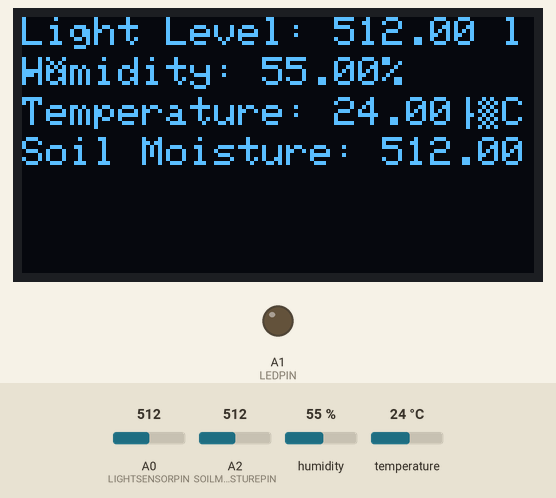
Bench run of a sketch on a simulated Arduino Uno, built with avr-gcc and run on an emulated ATmega328P. Parts: 128×64 one-colour display, output pins drawn as LEDs (lit = HIGH). Inputs (shaded band) come from the test bench; at power-on: A0 (LIGHTSENSORPIN) = 512, humidity 55 %, A2 (SOILMOISTUREPIN) = 512, temperature 24 °C. The display library's start-up logo is not drawn; what the sketch prints to the serial monitor is not drawn.

Above: at 4.7 s.
4.8 s: A0 (LIGHTSENSORPIN) set to 207
At 9.2 s:
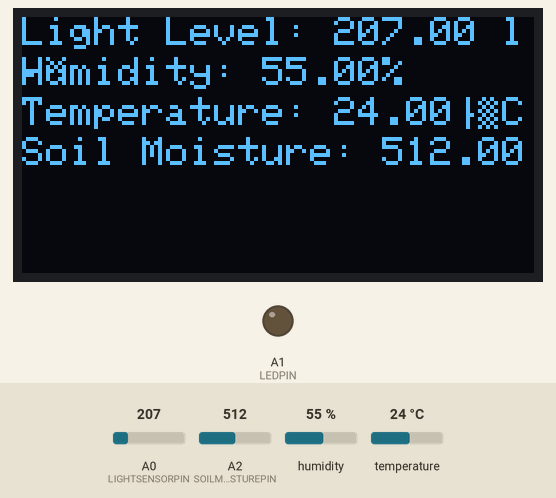
9.8 s: A0 (LIGHTSENSORPIN) set to 181
At 10.7 s:
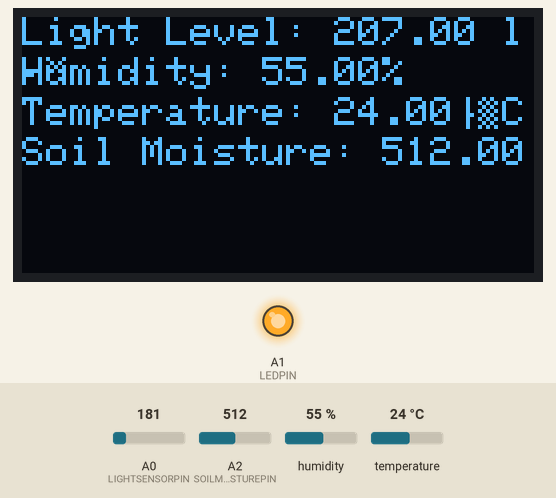
13.9 s: humidity set to 22 %
At 15.8 s:
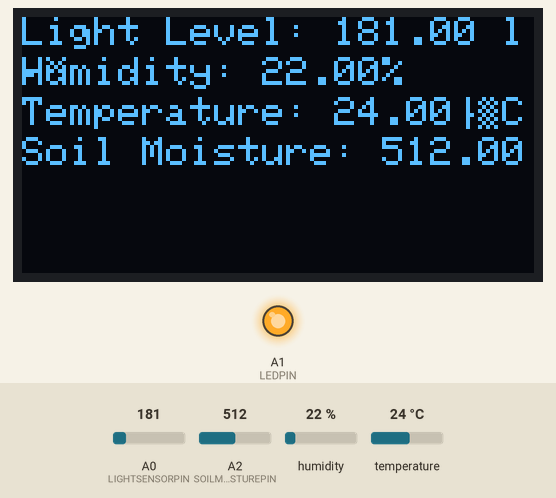
16.7 s: A2 (SOILMOISTUREPIN) set to 716
At 19.8 s:
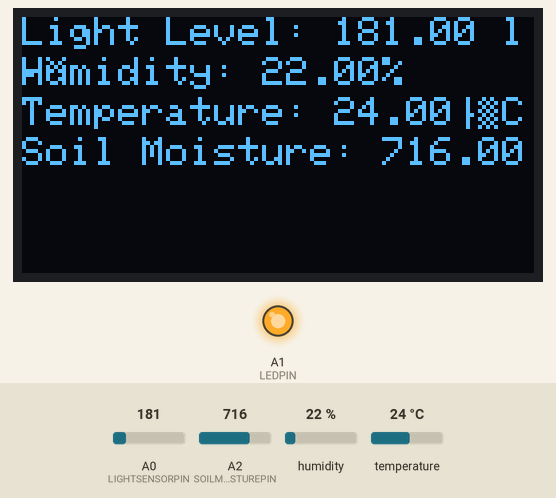
20.2 s: temperature set to 12 °C
At 21.2 s:
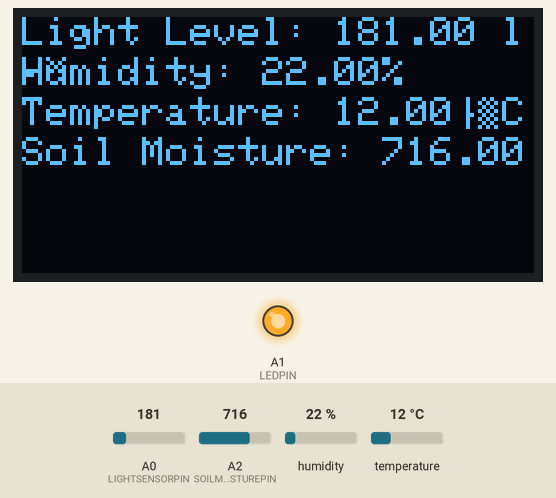
23.0 s: A2 (SOILMOISTUREPIN) set to 992
At 26.4 s:
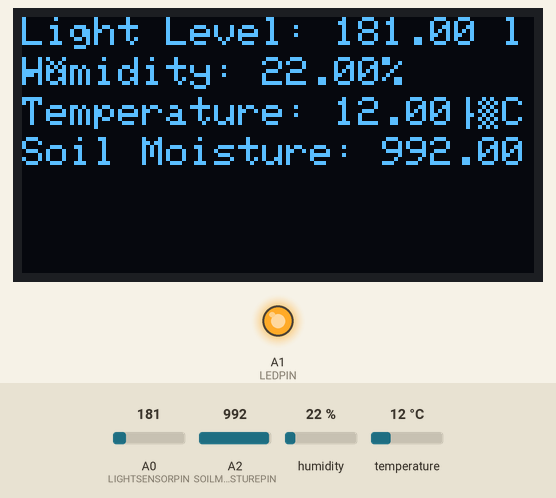
Timing chart, 0 to 27.5 s (numbered marks = the images above; inputs shaded):
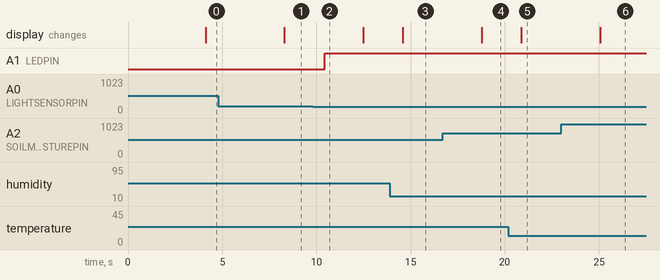

The sketch:

Arduino-MultiSensor-OLED.ino
```cpp
#include "DHT.h"
#include <Wire.h>
#include <Adafruit_GFX.h>
#include <Adafruit_SSD1306.h>

#define DHT_PIN 2
#define DHT_TYPE DHT11
#define SCREEN_WIDTH 128
#define SCREEN_HEIGHT 64
#define OLED_RESET    -1
Adafruit_SSD1306 display(SCREEN_WIDTH, SCREEN_HEIGHT, &Wire, OLED_RESET);

#define LIGHTSENSORPIN A0
#define LEDPIN A1
#define SOILMOISTUREPIN A2

DHT dht(DHT_PIN, DHT_TYPE);

void setup() {
  pinMode(LIGHTSENSORPIN, INPUT);
  pinMode(LEDPIN, OUTPUT);
  pinMode(SOILMOISTUREPIN, INPUT);
  Serial.begin(9600);
  dht.begin();

  if(!display.begin(SSD1306_I2C_ADDRESS, OLED_RESET)) {
    Serial.println(F("SSD1306 allocation failed"));
    for(;;);
  }
  display.display();
  delay(2000);
  display.clearDisplay();
}

void loop() {
  float reading = analogRead(LIGHTSENSORPIN);
  float soilMoisture = analogRead(SOILMOISTUREPIN);

  if (reading < 200) {
    digitalWrite(LEDPIN, HIGH);
  } else {
    digitalWrite(LEDPIN, LOW);
  }

  delay(2000);

  float humi = dht.readHumidity();
  float tempC = dht.readTemperature();

  display.clearDisplay();
  display.setTextSize(1);
  display.setTextColor(SSD1306_WHITE);
  display.setCursor(0,0);
  display.print("Light Level: ");
  display.print(reading);
  display.print(" lux");
  display.setCursor(0, 10);
  display.print("Humidity: ");
  display.print(humi);
  display.print("%");
  display.setCursor(0, 20);
  display.print("Temperature: ");
  display.print(tempC);
  display.print("°C");
  display.setCursor(0, 30);
  display.print("Soil Moisture: ");
  display.print(soilMoisture);
  display.display();

  Serial.print("Light Level: ");
  Serial.print(reading);
  Serial.print(" lux");
  Serial.print("  |  ");
  Serial.print("Humidity: ");
  Serial.print(humi);
  Serial.print("%");
  Serial.print("  |  ");
  Serial.print("Temperature: ");
  Serial.print(tempC);
  Serial.print("°C");
  Serial.print("  |  ");
  Serial.print("Soil Moisture: ");
  Serial.print(soilMoisture);
  Serial.println();
}
```

Measured:
- the behaviour switches between 200 and 199 on A0 (LIGHTSENSORPIN) (found by bisection; images 1 and 2)
- after the input at 4.8 s, the display: changes after 3.5 s (image 1)
- after the input at 9.8 s, A1 (LEDPIN): LOW → HIGH after 0.64 s
- after the input at 13.9 s, the display: changes after 0.69 s (image 3)
- after the input at 16.7 s, the display: changes after 2.1 s (image 4)
- after the input at 20.2 s, the display: changes after 0.67 s (image 5)
- after the input at 23.0 s, the display: changes after 2.1 s (image 6)
